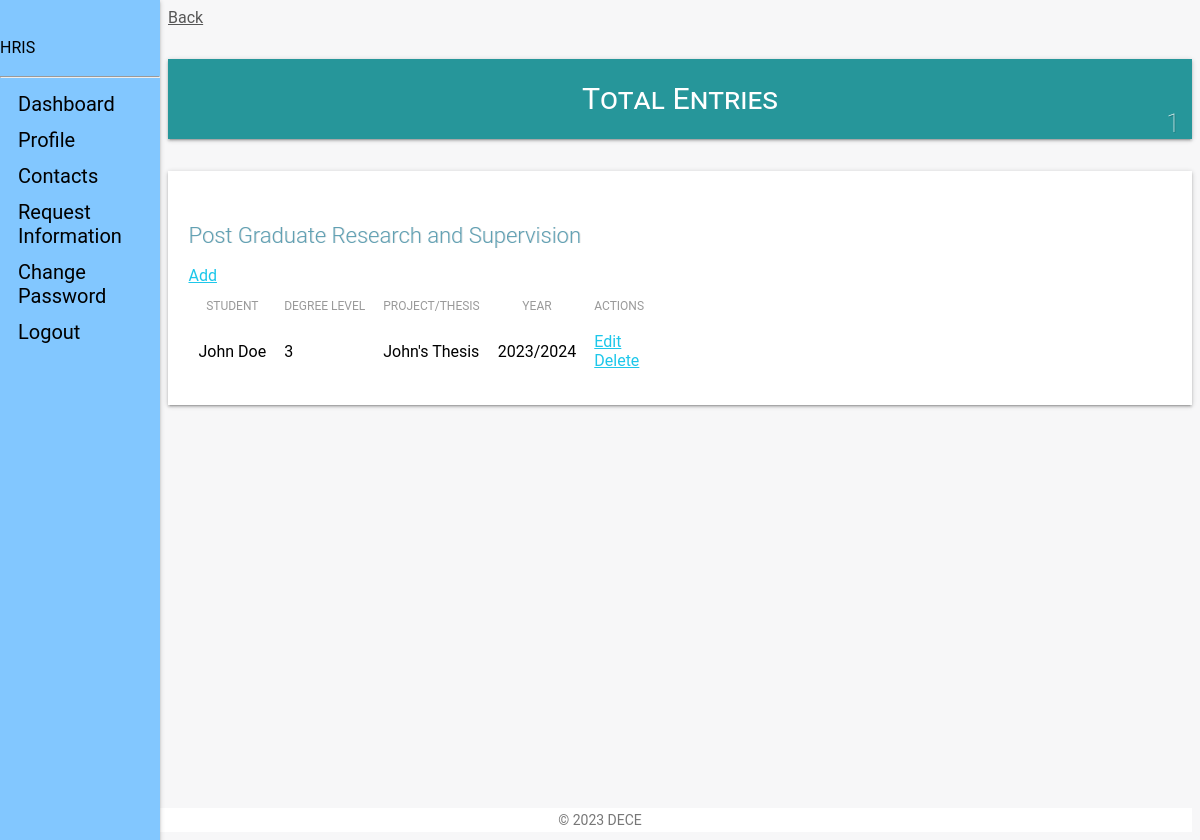
Page /staff_view/supervision/ (signed in) on the committed database.
### staff_app/models.py (models this page shows, shortened)
class Supervision(models.Model):
    levels = ((1, 1), (2, 2), (3, 3), (4, 4,), (5, 5))
    user = models.ForeignKey(CustomUser, on_delete=models.CASCADE, default=1)
    firstname = models.CharField(
        _('Student First name'), max_length=125, null=False, blank=False)
    lastname = models.CharField(
        _('Student Last name'), max_length=125, null=False, blank=False)
    level = models.IntegerField(
        _('Student Degree Level'), blank=False, null=True, choices=levels, default=1)
    title = models.CharField(max_length=100, verbose_name=_(
        'Project/Thesis Title'), null=True, blank=False)  # title of the thesis or project
    year = models.CharField(verbose_name=_(
        'Academic Year'), null=True, blank=False, max_length=9)
    updated = models.DateTimeField(auto_now=True, auto_now_add=False)
    created = models.DateTimeField(auto_now=False, auto_now_add=True)
    class Meta:
        verbose_name = _('Supervision')  # Singular name of the model
        verbose_name_plural = _('Supervision')  # Plural name of the model
        ordering = ['-created']

### staff_app/views.py (the view)
# urls.py: path('supervision/', views.supervision_view, name="supervision"),
def supervision_view(request):
    if not request.user.is_authenticated:
        return redirect('hris:home')
    supervision = Supervision.objects.filter(user_id=request.user.id)
    context = {
        "object": supervision
    }
    return render(request, "staff/staff_supervision.html", context)

### templates/staff/staff_supervision.html (shortened to what this page needs)
{% extends 'base.html' %}
{% load static %}
{% load humanize %}
{% block content %}
<link type="text/CSS" href="{% static 'css/light-bootstrap-dashboard.css' %}" rel="stylesheet"/>
<section class="row">
    <section class="col col-lg-12">
        <span><a href="{{request.META.HTTP_REFERER|escape}}" style="color:#565656;">Back</a></span>
    </section>
</section>
    <section class="row margin-bottom">
        <div class="container-fluid">
        <section class="col-lg-4 col-md-4 col-sm-12">
            <div class="employee-box sec-box">
                <a href="">
                <span>Total Entries</span>
                </a>
                {% if object %}
                    <span class="count-object">{{ object.count }}</span>
                {% else %}
                    <span class="count-object">0</span>
                {% endif %}
            </div>
        </section>
    </section>
    <div class="table-responsive table-shadow">
        <div class="text-center table-description">
            <h4 class="title-h3" style="color: #60a0b3 !important;
            text-shadow: 1px 0px rgba(0,0,0,0.11)"> Post Graduate Research and Supervision</h4>
        </div>
        <div class="container-fluid">
            <div class="row">
                 <div class="download-print-action">
                    <a href="{% url 'staff:supervision-add' %}">Add</a>
                </div>
            </div>
        </div>
        <table class="table">
            <thead>
                <tr>
                  <th scope="col">Student</th>
                  <th scope="col">Degree Level</th>
                  <th scope="col">Project/Thesis</th>
                  <th scope="col">Year</th>
                  <th scope="col">Actions</th>
                </tr>
            </thead>
            <tbody>
                {% if not object %}
                    <tr>
                    <td>No Entries</td>
                    </tr>
                {% else %}
                    {% for obj in object %}
                    <tr>
                        <td>{{obj.firstname}} {{obj.lastname}}</td>
                        <td>{{obj.level}}</td>
                        <td>{{obj.title}}</td>
                        <td>{{obj.year}}</td>
                        <td><a href="{% url 'staff:supervision-edit' obj.id %}">Edit</a><br>
                            <a href="{% url 'staff:supervision-delete' obj.id %}">Delete</a>
                        </td>
                    </tr>
                    {% endfor %}
                {% endif %}
            </tbody>
        </table>
    </div>
{% endblock content %}

### rows in the picture
Supervision: firstname "John", lastname "Doe", level "3", title "John's Thesis", year "2023/2024"

### other values in the picture
{{ object.count }} "1"
